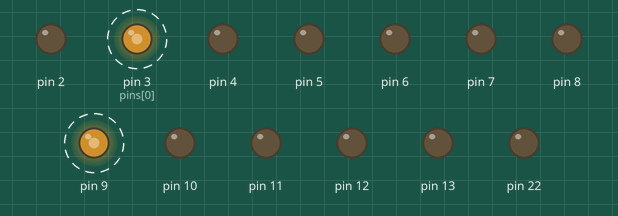
Simulated run of this sketch. Board: Arduino Uno, built with avr-gcc and run on an emulated ATmega328P. On the bench: output pins drawn as LEDs (lit = HIGH). Dashed ring = blinking. Pins used as bus, display or sensor lines are not drawn.

Above: at 0.05 s.
Timing chart, 0 to 4.6 s (numbered marks = the images above):
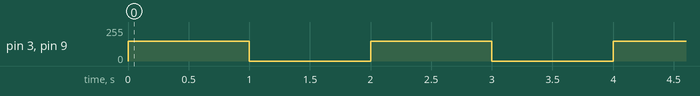

Measured:
- by itself, pin 3 (pins[0]), pin 9: alternates 150/255 for 1.0 s and 0/255 for 1.0 s

The sketch:

pwm_test.ino
```cpp
const int pins[6] = {3};

void setup()
{
  //Set all motor pins to output
  for(int i = 0;i<sizeof(pins);i++)
    pinMode(i,OUTPUT);

  Serial.begin(9600);
}

void loop()
{
  float dutyCycle = 150;

  for(int i = 0;i<sizeof(pins);i++)
     analogWrite(pins[i], dutyCycle);

  delay(1000);

  for(int i = 0;i<sizeof(pins  );i++)
     analogWrite(pins[i], 0);

  delay(1000);
}
```
